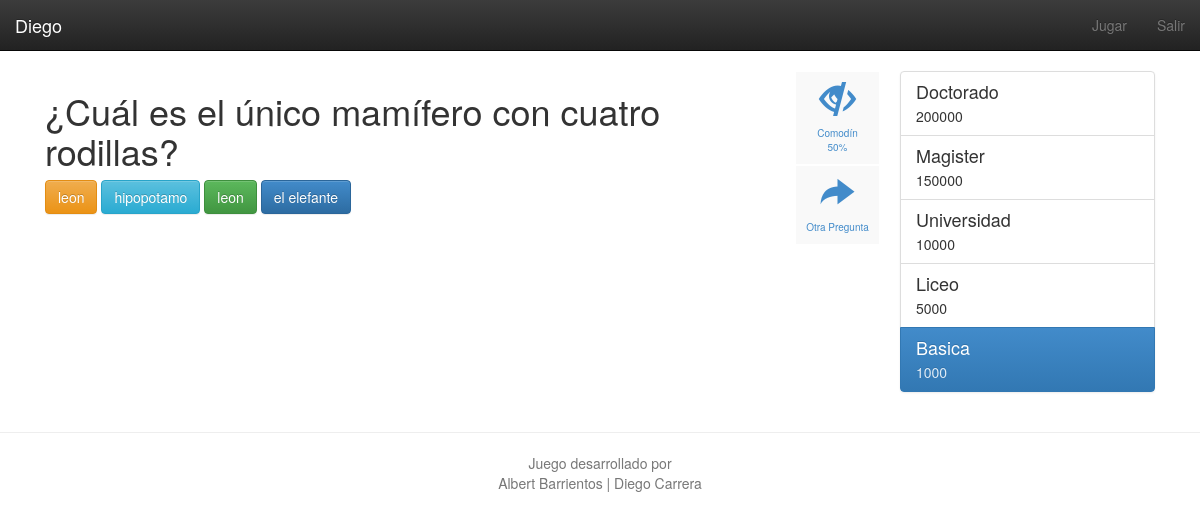
The page /jugar (signed in) on the database its author committed.
### tables this page shows
CREATE TABLE `preguntas` (
					`id_pregunta`	INTEGER,
					`pregunta`	TEXT,
					`respuesta_correcta`	TEXT,
					`etapa_nombre_etapa`	TEXT,
					PRIMARY KEY(id_pregunta AUTOINCREMENT),
					FOREIGN KEY(`etapa_nombre_etapa`) REFERENCES 'etapa'('nombre_etapa')
				);

CREATE TABLE `alternativa` (
					`id_alterantiva`	INTEGER,
					`respuesta`	TEXT,
					`preguntas_id_pregunta`	INTEGER,
					PRIMARY KEY(id_alterantiva AUTOINCREMENT),
					FOREIGN KEY(`preguntas_id_pregunta`) REFERENCES 'preguntas'('id_pregunta')
				);

CREATE TABLE `etapa` (
				`nombre_etapa`	TEXT,
				`monto`	INTEGER,
				"no_etapa" INTEGER UNIQUE,
				"mensaje" TEXT,
				PRIMARY KEY(nombre_etapa)
			);

### app.py (the view)
@app.route('/jugar')
def jugar():
    if 'email' not in session: return redirect('')
    conn = getConexion()
    c = getCursor(conn)
    result = c.execute('select * from preguntas where etapa_nombre_etapa = ? ORDER BY RANDOM()  limit 1 ',[primera])
    pregunta = result.fetchone()
    id_pregunta = pregunta[0]
    result2 = c.execute('select * from alternativa where preguntas_id_pregunta=? limit 3', [id_pregunta])
    alternativa = result2.fetchall()
    etapa = c.execute('select * from etapa order by monto desc');
    return render_template('jugar.html',pregunta=pregunta,alternativa=alternativa,etapa=etapa,usuario = session['nombre'])

### app.py (called while the page is built)
def getConexion():
    conn = sqlite3.connect('proyecto.db')
    return conn

def getCursor(conn):
    c = conn.cursor()
    return c;

### templates/jugar.html (shortened to what this page needs)
{% extends "base.html" %}
{% block head %}
{{ super() }}
{% endblock head %}
{% block content %}
	<div class="col-md-8">
		<h1 id="pregunta" rel="{{pregunta[0]}}">
			{{pregunta[1]}}
		</h1>
		<div id="respuestas">
			<a href="javascrip:;" class="btn btn-warning">
				{{ alternativa[1][1] }}
			</a>
			<a href="javascrip:;" class="btn btn-info">
				{{ alternativa[0][1] }}
			</a>
			<a  href="javascrip:;" class="btn btn-success">
				{{ alternativa[1][1] }}
			</a>
			<a  href="javascrip:;" class="btn btn-primary">
				{{ pregunta[2] }}
			</a>
		</div>
	</div>
	<div class="col-md-1">
		<div class="bs-glyphicons">
			<ul class="bs-glyphicons-list">
				<li>
					<a href="javascript:;" id="porciento">
						<span class="glyphicon glyphicon-eye-close" aria-hidden="true"></span>
						<span class="glyphicon-class">
							Comodín 50%
						</span>
		          	</a>
		        </li>
		        <li>
					<a href="javascript:;" id="otra_pregunta">
						<span class="glyphicon glyphicon-share-alt" aria-hidden="true"></span>
						<span class="glyphicon-class">
							Otra Pregunta
						</span>
		          	</a>
		        </li>
			</ul>
		</div>
	</div>
	<div class="col-md-3">
		<ul class="list-group" id="etapa">
			{% for e in etapa %}
				<li id="id_{{ e[2] }}" rel="{{ e[2] }}" class="list-group-item {% if e[1] == 1000 %} active {% endif %}">
					<h4 class="list-group-item-heading">{{ e[0] }}</h4>
					<p class="list-group-item-text">{{ e[1] }}</p>
				</li>
			{% endfor %}
		</ul>
	</div>
{% endblock content %}

### templates/jugar.html (style rules this page uses)
.bs-glyphicons { margin-right: 0; margin-left: 0; }
.bs-glyphicons { margin: 0 -10px 20px; overflow: hidden; }
.bs-glyphicons-list { padding-left: 0; list-style: none; }
.bs-glyphicons a { display: block; padding: 10px; font-size: 10px; line-height: 1.4; text-align: center; background-color: #f9f9f9; border: 1px solid #fff; text-decoration: none; }
.bs-glyphicons a span { display: block; }
.bs-glyphicons a span.glyphicon { font-size: 3.4em; }
.bs-glyphicons a span.glyphicon-class { margin-top: 10px; }

### rows shown on the page
preguntas: pregunta "¿Cuál es el único mamífero con cuatro rodillas?", respuesta_correcta "el elefante"
alternativa: respuesta "leon"
alternativa: respuesta "hipopotamo"
etapa: nombre_etapa "Doctorado", monto "200000"
etapa: nombre_etapa "Magister", monto "150000"
etapa: nombre_etapa "Universidad", monto "10000"
etapa: nombre_etapa "Liceo", monto "5000"
etapa: nombre_etapa "Basica", monto "1000"

### other values the page prints
{{ usuario }} "Diego"
